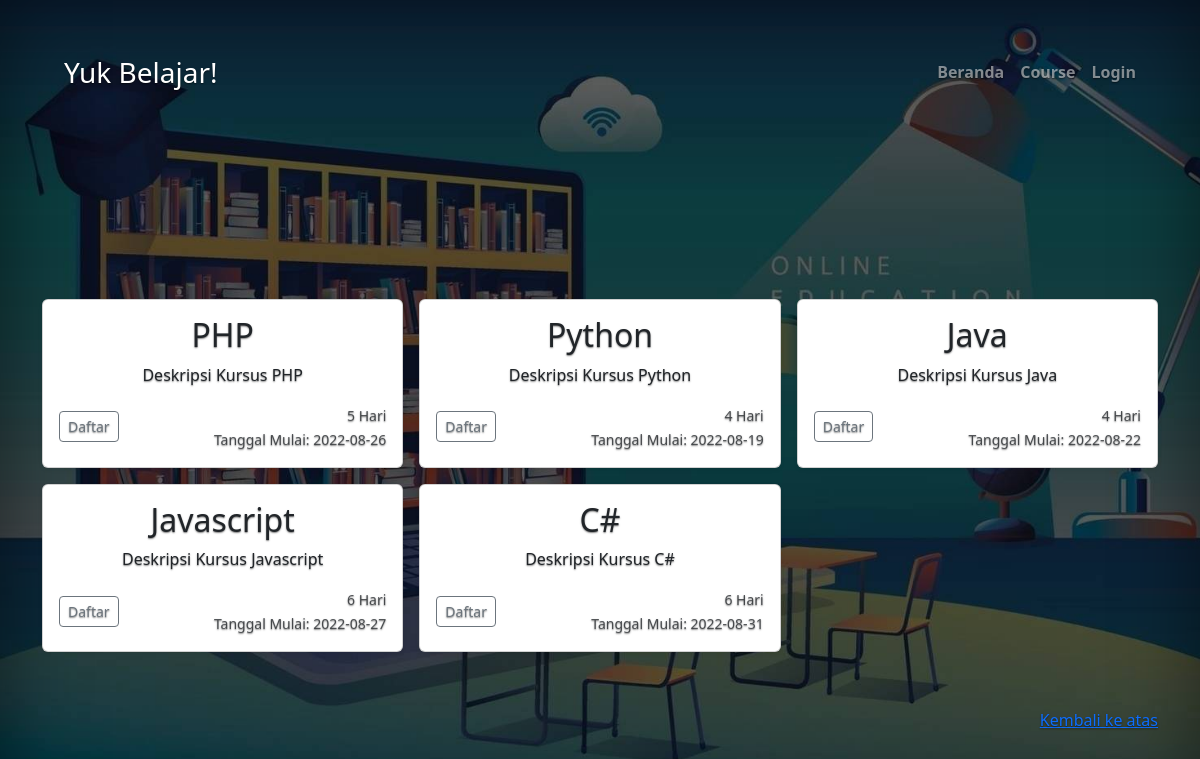
The page /course.php on the database its author committed.
### tables this page shows
CREATE TABLE `jadwal` (
  `id_jadwal` int(5) NOT NULL,
  `id_kursus` int(5) NOT NULL,
  `waktu_kursus` date NOT NULL
);

CREATE TABLE `course` (
  `id_kursus` int(5) NOT NULL,
  `nm_kursus` varchar(50) NOT NULL,
  `ket_kursus` text NOT NULL,
  `lama_kursus` int(40) NOT NULL
);

### course.php (the view, shortened to what this page needs)
<?php
  include "koneksi.php";
?>
<!doctype html>
<html lang="en">
<head>
  <link href="./dist/css/bootstrap.min.css" rel="stylesheet">
  <link href="style.css" rel="stylesheet">
</head>
<body class="d-flex h-100 text-center bg-anime">
  <div class="d-flex w-100 h-100 p-3 mx-auto flex-column">
    <header class="mb-auto px-5">
      <div class="text-white">
        <h3 class="float-md-start mb-0">Yuk Belajar!</h3>
        <nav class="nav nav-masthead justify-content-center float-md-end">
          <a class="nav-link fw-bold py-1 px-0" href="index.php">Beranda</a>
          <a class="nav-link fw-bold py-1 px-0" href="course.php">Course</a>
          <?php
              if (isset ($_SESSION["role"])=="pelajar") {
                echo '
                <a class="nav-link fw-bold py-1 px-0" href="logout.php">Log Out</a>
                ';
              }
              else {
                echo '
                <a class="nav-link fw-bold py-1 px-0" href="login.php">Login</a>
                ';
              }
            ?>
        </nav>
      </div>
    </header>
    <main>
      <div class="album py-5">
        <div class="container">
          <div class="row row-cols-1 row-cols-sm-2 row-cols-md-3 g-3">
            <?php
              $QUERY = mysqli_query($KONEKSI, "SELECT * FROM `jadwal` JOIN course ON jadwal.id_kursus=course.id_kursus");
              while ($DATA=mysqli_fetch_assoc($QUERY)) {
                if(!isset($_SESSION["id_login"])){
                  $ID_PELAJAR='nol';
                }else{
                  $ID_PELAJAR = $_SESSION["id_login"];
                }
                $ID_JADWAL = $DATA['id_jadwal'];
                $Q_JADWAL = mysqli_query($KONEKSI, "SELECT * FROM `laporan` WHERE `id_pelajar`='$ID_PELAJAR' AND `id_jadwal`='$ID_JADWAL'");
                  echo '
                    <div class="col">
                    <div class="card shadow-sm">
                    <div class="card-body">
                    <h2 class="card-text">'.$DATA['nm_kursus'].'</h2>
                      <p class="card-text">'.$DATA['ket_kursus'].'</p>
                          <div class="d-flex justify-content-between align-items-center">
                          <div class="btn-group">';
                          if(mysqli_num_rows($Q_JADWAL) < 1){
                            echo '
                              <a href="daftar-config.php?id_pelajar='.$ID_PELAJAR.'&id_jadwal='.$ID_JADWAL.'" class="btn btn-sm btn-outline-secondary">Daftar</a>
                            ';
                          }else{
                            echo '
                              <a href="daftar-config.php?id_pelajar='.$ID_PELAJAR.'&id_jadwal='.$ID_JADWAL.'" class="btn btn-sm btn-success">Lihat Kartu</a>
                            ';
                          }
                            echo
                            '</div>
                            <div style="text-align: right">
                              <small class="text-muted">'.$DATA['lama_kursus'].' Hari</small>
                              <br>
                              <small class="text-muted">Tanggal Mulai: '.$DATA['waktu_kursus'].'</small>
                            </div>
                          </div>
                        </div>
                      </div>
                    </div>
                  ';
                }
            ?>
          </div>
        </div>
      </div>
    </main>
    <footer class="text-muted">
      <div class="container">
        <p class="float-end mb-1 py-2">
          <a href="#">Kembali ke atas</a>
        </p>
      </div>
    </footer>
</body>
</html>

### style.css (style rules this page uses)
body { text-shadow: 0 .05rem .1rem rgba(0, 0, 0, .5); box-shadow: inset 0 0 5rem rgba(0, 0, 0, .5); }
.nav-masthead .nav-link { color: rgba(255, 255, 255, .5); border-bottom: .25rem solid transparent; }
.nav-masthead .nav-link + .nav-link { margin-left: 1rem; }
html, body { height: 100%; }
body { display: flex; align-items: center; padding-top: 40px; padding-bottom: 40px; background-color: #f5f5f5; }
.bg-anime { background-image: url("background (2).jpg"); background-repeat: no-repeat; background-position: center; background-size: cover; }

### rows shown on the page
jadwal: id_kursus.nm_kursus "PHP", id_kursus.ket_kursus "Deskripsi Kursus PHP", id_kursus.lama_kursus "5", waktu_kursus "2022-08-26"
jadwal: id_kursus.nm_kursus "Python", id_kursus.ket_kursus "Deskripsi Kursus Python", id_kursus.lama_kursus "4", waktu_kursus "2022-08-19"
jadwal: id_kursus.nm_kursus "Java", id_kursus.ket_kursus "Deskripsi Kursus Java", id_kursus.lama_kursus "4", waktu_kursus "2022-08-22"
jadwal: id_kursus.nm_kursus "Javascript", id_kursus.ket_kursus "Deskripsi Kursus Javascript", id_kursus.lama_kursus "6", waktu_kursus "2022-08-27"
jadwal: id_kursus.nm_kursus "C#", id_kursus.ket_kursus "Deskripsi Kursus C#", id_kursus.lama_kursus "6", waktu_kursus "2022-08-31"
